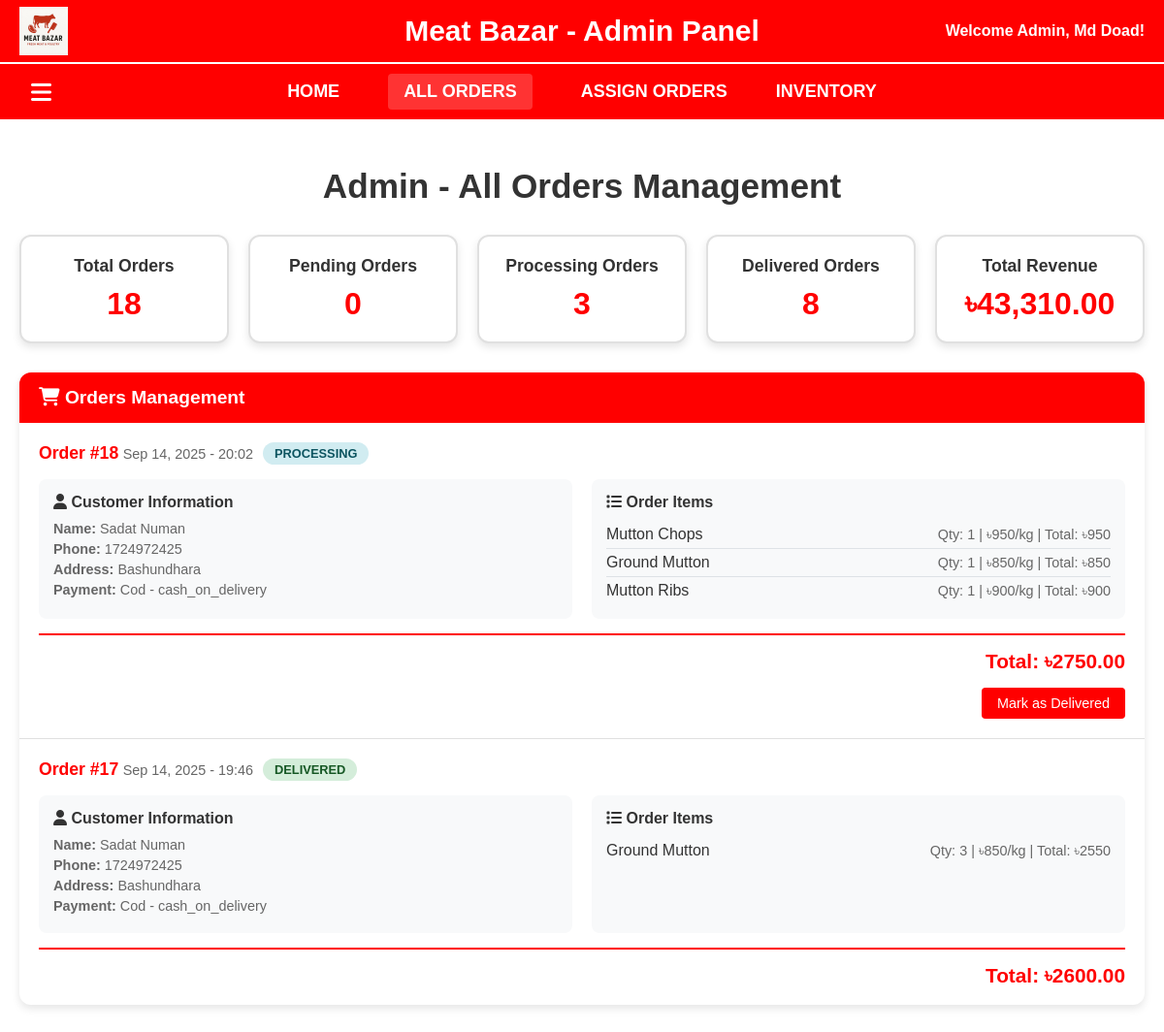
The page /admin/admin_all_orders.php (signed in) on the database its author committed.
### tables this page shows
CREATE TABLE `orders` (
  `id` int(11) NOT NULL,
  `customer_name` varchar(100) NOT NULL,
  `customer_phone` varchar(15) NOT NULL,
  `customer_address` text NOT NULL,
  `items` longtext NOT NULL CHECK (json_valid(`items`)),
  `subtotal` decimal(10,2) NOT NULL,
  `delivery_fee` decimal(10,2) NOT NULL,
  `total_amount` decimal(10,2) NOT NULL,
  `payment_type` enum('cod','online') NOT NULL,
  `payment_method` varchar(50) NOT NULL,
  `order_status` enum('pending','confirmed','processing','delivered','cancelled') DEFAULT 'pending',
  `created_at` timestamp NOT NULL DEFAULT current_timestamp(),
  `updated_at` timestamp NOT NULL DEFAULT current_timestamp() ON UPDATE current_timestamp(),
  `assigned_distributor` varchar(50) DEFAULT NULL,
  `assigned_at` timestamp NULL DEFAULT NULL,
  `last_status_update` timestamp NULL DEFAULT NULL
);

### admin/admin_all_orders.php (the view, shortened to what this page needs)
<?php
include __DIR__ . '/../includes/db.php';
$orders = [];
try {
    $sql = "SELECT * FROM orders ORDER BY created_at DESC";
    $result = $conn->query($sql);
    if ($result) {
        while ($row = $result->fetch_assoc()) {
            $orders[] = $row;
        }
    } else {
        $error_message = "Error fetching orders: " . $conn->error;
    }
} catch (Exception $e) {
    $error_message = "Error fetching orders: " . $e->getMessage();
}
?>
<!DOCTYPE html>
<html lang="en">
<head>
    <link rel="stylesheet" href="https://cdnjs.cloudflare.com/ajax/libs/font-awesome/6.5.0/css/all.min.css">
</head>
<body>
    <div class="header">
        <img src="../assets/images/logo.png" alt="Logo">
        <h1>Meat Bazar - Admin Panel</h1>
        <h4>Welcome Admin, <?php echo htmlspecialchars($_SESSION['full_name']); ?>!</h4>
    </div>
    <div class="gap"></div>
    <div class="nav">
        <label for="check"><i class="fa fa-bars menu-toggle"></i></label>
        <a href="admin_dashboard.php">Home</a>
        <a href="admin_all_orders.php" class="active">All Orders</a>
        <a href="assign_orders.php">Assign Orders</a>
        <a href="inventory.php">Inventory</a>
    </div>
    <div class="container">
        <div class="content">
            <div class="orders-container">
                <h2 class="page-title">Admin - All Orders Management</h2>
                <div class="orders-stats">
                    <div class="stat-card">
                        <h3>Total Orders</h3>
                        <p class="number"><?php echo count($orders); ?></p>
                    </div>
                    <div class="stat-card">
                        <h3>Pending Orders</h3>
                        <p class="number"><?php echo count(array_filter($orders, function ($order) {
                                                return $order['order_status'] === 'pending';
                                            })); ?></p>
                    </div>
                    <div class="stat-card">
                        <h3>Processing Orders</h3>
                        <p class="number"><?php echo count(array_filter($orders, function ($order) {
                                                return $order['order_status'] === 'processing';
                                            })); ?></p>
                    </div>
                    <div class="stat-card">
                        <h3>Delivered Orders</h3>
                        <p class="number"><?php echo count(array_filter($orders, function ($order) {
                                                return $order['order_status'] === 'delivered';
                                            })); ?></p>
                    </div>
                    <div class="stat-card">
                        <h3>Total Revenue</h3>
                        <p class="number">৳<?php echo number_format(array_sum(array_column($orders, 'total_amount')), 2); ?></p>
                    </div>
                </div>
                <div class="orders-table">
                    <div class="table-header">
                        <i class="fa fa-shopping-cart"></i> Orders Management
                    </div>
                    <div class="orders-list">
                        <?php if (empty($orders)): ?>
                            <div class="no-orders">
                                <i class="fa fa-shopping-cart"></i>
                                <h3>No Orders Found</h3>
                                <p>There are currently no orders in the system.</p>
                            </div>
                        <?php else: ?>
                            <?php foreach ($orders as $order): ?>
                                <div class="order-item">
                                    <div class="order-header">
                                        <div>
                                            <span class="order-id">Order #<?php echo htmlspecialchars($order['id']); ?></span>
                                            <span class="order-date"><?php echo date('M d, Y - H:i', strtotime($order['created_at'])); ?></span>
                                        </div>
                                        <span class="order-status status-<?php echo htmlspecialchars($order['order_status']); ?>">
                                            <?php echo htmlspecialchars(ucfirst($order['order_status'])); ?>
                                        </span>
                                    </div>
                                    <div class="order-details">
                                        <div class="customer-info">
                                            <h4><i class="fa fa-user"></i> Customer Information</h4>
                                            <p><strong>Name:</strong> <?php echo htmlspecialchars($order['customer_name']); ?></p>
                                            <p><strong>Phone:</strong> <?php echo htmlspecialchars($order['customer_phone']); ?></p>
                                            <p><strong>Address:</strong> <?php echo htmlspecialchars($order['customer_address']); ?></p>
                                            <p><strong>Payment:</strong> <?php echo htmlspecialchars(ucfirst($order['payment_type']) . ' - ' . $order['payment_method']); ?></p>
                                        </div>
                                        <div class="order-items">
                                            <h4><i class="fa fa-list"></i> Order Items</h4>
                                            <div class="item-list">
                                                <?php
                                                $order_items = json_decode($order['items'], true);
                                                if ($order_items && is_array($order_items)):
                                                ?>
                                                    <?php foreach ($order_items as $item): ?>
                                                        <div class="item">
                                                            <div class="item-name"><?php echo htmlspecialchars($item['name'] ?? 'Unknown Item'); ?></div>
                                                            <div class="item-details">
                                                                Qty: <?php echo htmlspecialchars($item['quantity'] ?? '0'); ?> |
                                                                ৳<?php echo htmlspecialchars($item['price'] ?? '0'); ?>/kg |
                                                                Total: ৳<?php echo htmlspecialchars($item['total'] ?? '0'); ?>
                                                            </div>
                                                        </div>
                                                    <?php endforeach; ?>
                                                <?php else: ?>
                                                    <p>Items data: <?php echo htmlspecialchars($order['items']); ?></p>
                                                    <p>JSON Error: <?php echo json_last_error_msg(); ?></p>
                                                    <p>No items found or invalid JSON format</p>
                                                <?php endif; ?>
                                            </div>
                                        </div>
                                    </div>
                                    <div class="order-total">
                                        <span class="total-amount">Total: ৳<?php echo htmlspecialchars($order['total_amount']); ?></span>
                                    </div>
                                    <div class="order-actions">
                                        <?php if ($order['order_status'] === 'pending'): ?>
                                            <button class="action-btn" onclick="updateOrderStatus(<?php echo $order['id']; ?>, 'confirmed')">Confirm Order</button>
                                            <button class="action-btn secondary" onclick="updateOrderStatus(<?php echo $order['id']; ?>, 'cancelled')">Cancel Order</button>
                                        <?php elseif ($order['order_status'] === 'confirmed'): ?>
                                            <button class="action-btn" onclick="updateOrderStatus(<?php echo $order['id']; ?>, 'processing')">Start Processing</button>
                                            <button class="action-btn secondary" onclick="updateOrderStatus(<?php echo $order['id']; ?>, 'cancelled')">Cancel Order</button>
                                        <?php elseif ($order['order_status'] === 'processing'): ?>
                                            <button class="action-btn" onclick="updateOrderStatus(<?php echo $order['id']; ?>, 'delivered')">Mark as Delivered</button>
                                        <?php endif; ?>
                                    </div>
                                </div>
                            <?php endforeach; ?>
                        <?php endif; ?>
                    </div>
                </div>
            </div>
        </div>
    </div>
</body>
</html>

### admin/admin_all_orders.php (style rules this page uses)
:root { --HEADER-H: 65px; --GAP-H: 2px; --NAV-H: 45px; --SIDEBAR-W: 220px; }
* { box-sizing: border-box }
body { margin: 0; font-family: Arial, sans-serif; background: #fff; }
.header { background: red; color: #fff; display: flex; align-items: center; justify-content: center; padding: 15px 20px; position: fixed; top: 0; left: 0; width: 100%; z-index: 1000; }
.header img { position: absolute; left: 20px; height: 50px; }
.header h1 { margin: 0; font-size: 30px; font-weight: bold; }
.header h4 { margin: 0; position: absolute; right: 20px; top: 50%; transform: translateY(-50%); }
.gap { background: #fff; height: 2px; position: fixed; top: var(--HEADER-H); left: 0; width: 100%; z-index: 999; }
.nav { background: #FF0000; display: flex; align-items: center; justify-content: center; padding: 10px 0; position: fixed; top: calc(var(--HEADER-H) + var(--GAP-H)); left: 0; width: 100%; z-index: 998; }
.nav a { color: #fff; text-decoration: none; margin: 0 25px; font-size: 18px; font-weight: bold; text-transform: uppercase; }
.nav a.active { background-color: rgba(255, 255, 255, 0.2); padding: 8px 16px; border-radius: 4px; }
.menu-toggle { position: absolute; left: 32px; top: 50%; transform: translateY(-50%); font-size: 24px; color: #fff; cursor: pointer; }
.container { position: relative }
.content { padding: 20px; transition: margin-left .4s ease; margin-left: 0; margin-top: calc(var(--HEADER-H) + var(--GAP-H) + var(--NAV-H)); }
.page-title { color: #333; font-size: 2.2em; text-align: center; margin-bottom: 30px; }
.orders-container { max-width: 1200px; margin: 0 auto; }
.orders-stats { display: grid; grid-template-columns: repeat(auto-fit, minmax(200px, 1fr)); gap: 20px; margin-bottom: 30px; }
.stat-card { background: white; border: 2px solid #e0e0e0; border-radius: 12px; padding: 20px; text-align: center; box-shadow: 0 4px 8px rgba(0, 0, 0, 0.1); }
.stat-card h3 { margin: 0 0 10px 0; color: #333; font-size: 1.1em; }
.stat-card .number { font-size: 2em; font-weight: bold; color: #FF0000; margin: 0; }
.orders-table { background: white; border-radius: 12px; box-shadow: 0 4px 8px rgba(0, 0, 0, 0.1); overflow: hidden; margin-top: 20px; }
.table-header { background: #FF0000; color: white; padding: 15px 20px; font-size: 1.2em; font-weight: bold; }
.orders-list { max-height: 600px; overflow-y: auto; }
.order-item { border-bottom: 1px solid #e0e0e0; padding: 20px; transition: background-color 0.3s ease; }
.order-header { display: flex; justify-content: between; align-items: center; margin-bottom: 15px; flex-wrap: wrap; gap: 10px; }
.order-id { font-weight: bold; color: #FF0000; font-size: 1.1em; }
.order-date { color: #666; font-size: 0.9em; }
.order-status { padding: 4px 12px; border-radius: 20px; font-size: 0.8em; font-weight: bold; text-transform: uppercase; }
.status-processing { background-color: #d1ecf1; color: #0c5460; }
.status-delivered { background-color: #d4edda; color: #155724; }
.order-details { display: grid; grid-template-columns: 1fr 1fr; gap: 20px; margin-top: 15px; }
.customer-info { background-color: #f8f9fa; padding: 15px; border-radius: 8px; }
.customer-info h4 { margin: 0 0 10px 0; color: #333; font-size: 1em; }
.customer-info p { margin: 5px 0; color: #666; font-size: 0.9em; }
.order-items { background-color: #f8f9fa; padding: 15px; border-radius: 8px; }
.order-items h4 { margin: 0 0 10px 0; color: #333; font-size: 1em; }
.item-list { max-height: 150px; overflow-y: auto; }
.item { display: flex; justify-content: space-between; align-items: center; padding: 5px 0; border-bottom: 1px solid #dee2e6; }
.item:last-child { border-bottom: none; }
.item-name { font-weight: 500; color: #333; }
.item-details { color: #666; font-size: 0.9em; }
.order-total { text-align: right; margin-top: 15px; padding-top: 15px; border-top: 2px solid #FF0000; }
.total-amount { font-size: 1.3em; font-weight: bold; color: #FF0000; }
.order-actions { margin-top: 15px; text-align: right; }
.action-btn { background: #FF0000; color: white; border: none; padding: 8px 16px; border-radius: 4px; cursor: pointer; margin-left: 10px; font-size: 0.9em; }

### rows shown on the page
orders: id "18", created_at "Sep 14, 2025 - 20:02", order_status "PROCESSING", customer_name "Sadat Numan", customer_phone "1724972425", customer_address "Bashundhara", payment_type+payment_method "Cod - cash_on_delivery", name "Mutton Chops", quantity "1", price "950", total "950", name "Ground Mutton", price "850", total "850", name "Mutton Ribs", price "900", total "900", total_amount "2750.00"
orders: id "17", created_at "Sep 14, 2025 - 19:46", order_status "DELIVERED", customer_name "Sadat Numan", customer_phone "1724972425", customer_address "Bashundhara", payment_type+payment_method "Cod - cash_on_delivery", name "Ground Mutton", quantity "3", price "850", total "2550", total_amount "2600.00"

### other values the page prints
$_SESSION['full_name'] "Md Doad"
count($orders) "18"
array_sum(array_column($orders, 'total_amount')) "43,310.00"
